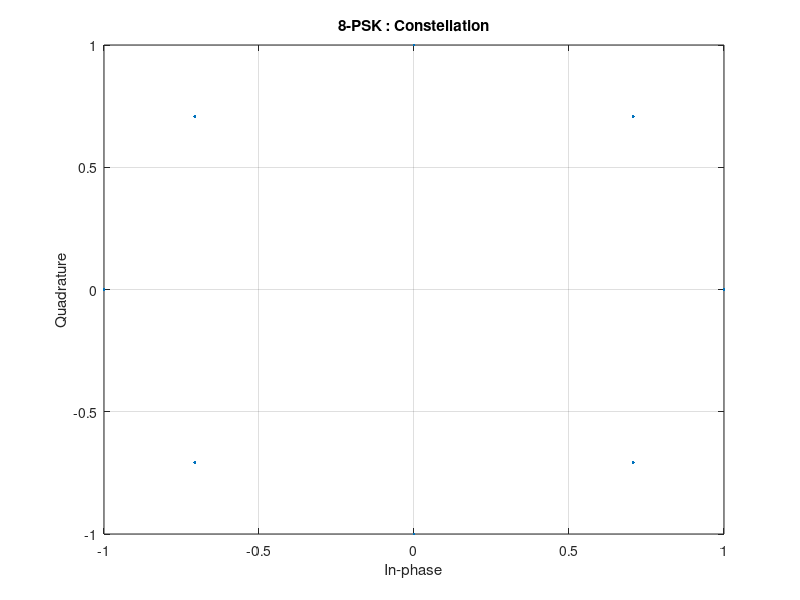
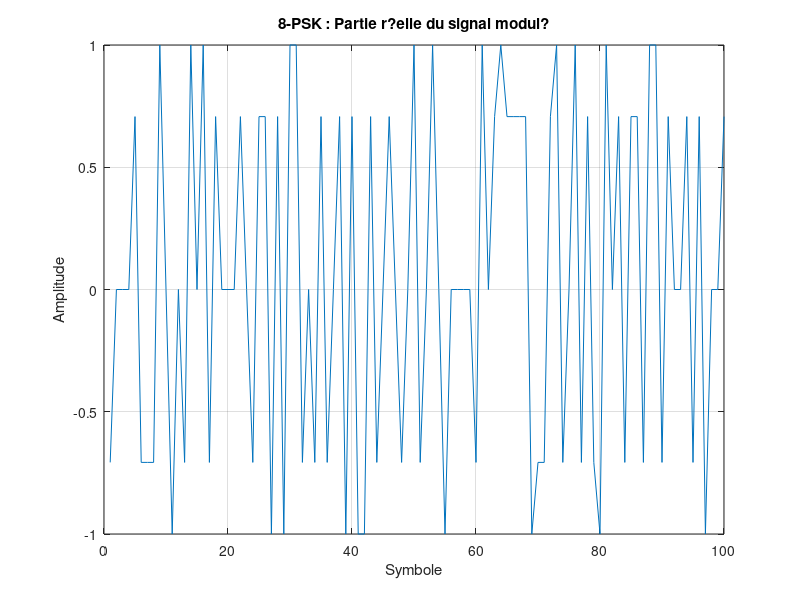

Write MATLAB code to recreate these figures, in order.
% Param?tres
M = 8;                         % Ordre de modulation (8-PSK)
k = log2(M);                   % Nombre de bits par symbole
N_sym = 100;                   % Nombre de symboles

% G?n?ration al?atoire de bits
bits = randi([0 1], 1, N_sym * k);

% Regrouper les bits en symboles d?cimaux
symbols = bi2de(reshape(bits, k, []).', 'left-msb');  % symboles entre 0 et M-1

% Modulation PSK (phase offset = 0)
modulated_symbols = pskmod(symbols, M, 0);  % signal modul? complexe

% Affichage de la constellation
figure;
scatterplot(modulated_symbols);
title([num2str(M), '-PSK : Constellation']);
grid on;

% Affichage temporel (partie r?elle)
figure;
plot(real(modulated_symbols));
xlabel('Symbole');
ylabel('Amplitude');
title([num2str(M), '-PSK : Partie r?elle du signal modul?']);
grid on;
